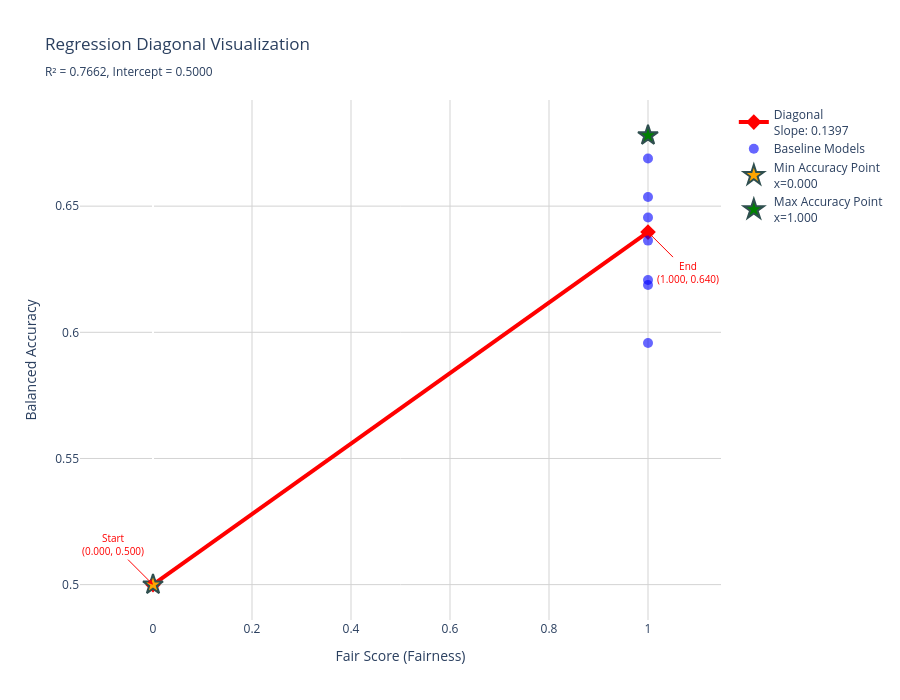

The notebook cell this image was saved under:
### Markdown cell above
## 3. Baseline Modeling and Data Preparation

Instead of connecting the raw baseline points to form the trade-off curve, we will model the general trend using a **linear regression**. This provides a smoother, more generalized representation of the inherent trade-off between accuracy and fairness for the baseline models. We define a function `get_regression_diagonal` to handle this calculation.

### Code cell
import numpy as np
from sklearn.linear_model import LinearRegression

def get_regression_diagonal_with_threshold(baseline_df, method='accuracy_threshold', 
                                          accuracy_target=None, percentile=85, range_fraction=0.67):
    """
    Calculates the start and end coordinates of a linear regression line
    based on the baseline model performance.
    
    Args:
        baseline_df (pd.DataFrame): DataFrame containing 'fairness' and 'balanced_acc' columns
        method (str): Method to determine diagonal endpoint:
            - 'mean': End at mean of fairness values (simple, robust)
            - 'harmonic_mean': End at harmonic mean (heavily weights low values)
            - 'weighted_mean': End at 60% of range (compromise between min and max)
            - 'range_fraction': End at fraction of fairness range (e.g., 2/3)
            - 'accuracy_threshold': End at point where regression crosses target accuracy
            - 'percentile': End at specified percentile of fairness
            - 'mean_plus_2_sqrt': End at mean(fairness) + 2 * sqrt(Var(fairness)), clipped to range
        accuracy_target (float): Target accuracy for 'accuracy_threshold' method
        percentile (int): Percentile for 'percentile' method (default: 85)
        range_fraction (float): Fraction of range for 'range_fraction' method (default: 0.67)
    
    Returns:
        tuple: ((x1, y1), (x2, y2)) - start and end points of diagonal
    """
    # Prepare the data for scikit-learn
    X = baseline_df[['fairness']]
    y = baseline_df['balanced_acc']
    
    # Create and fit the linear regression model
    model = LinearRegression()
    model.fit(X, y)
    
    # Start point: minimum fairness value
    x1 = baseline_df['fairness'].min()
    y1 = model.predict([[x1]])[0]
    
    # Get fairness range
    fair_min = baseline_df['fairness'].min()
    fair_max = baseline_df['fairness'].max()
    fair_range = fair_max - fair_min
    
    # Determine end point based on method
    if method == 'mean':
        x2 = baseline_df['fairness'].mean()
        y2 = model.predict([[x2]])[0]
        
    elif method == 'harmonic_mean':
        fairness_values = baseline_df['fairness'].values
        fairness_safe = np.where(fairness_values == 0, 0.001, fairness_values)
        x2 = len(fairness_safe) / np.sum(1.0 / fairness_safe)
        y2 = model.predict([[x2]])[0]
        
    elif method == 'weighted_mean':
        x2 = 0.4 * fair_min + 0.6 * fair_max
        y2 = model.predict([[x2]])[0]
    
    elif method == 'range_fraction':
        x2 = fair_min + (fair_range * range_fraction)
        y2 = model.predict([[x2]])[0]
        
    elif method == 'accuracy_threshold':
        if accuracy_target is None:
            accuracy_target = np.percentile(baseline_df['balanced_acc'], 75)
        slope = model.coef_[0]
        intercept = model.intercept_
        if slope != 0:
            x2 = (accuracy_target - intercept) / slope
            x2 = np.clip(x2, fair_min, fair_max)
        else:
            x2 = baseline_df['fairness'].mean()
        y2 = model.predict([[x2]])[0]
        
    elif method == 'percentile':
        x2 = np.percentile(baseline_df['fairness'], percentile)
        y2 = model.predict([[x2]])[0]

    elif method == 'mean_plus_2_sqrt':
        # Compute mean and (population) variance of fairness
        mu = float(baseline_df['fairness'].mean())
        var = float(baseline_df['fairness'].var(ddof=0))  # population variance
        # Guard against tiny negative due to numerical precision
        var = max(var, 0.0)
        x2_raw = mu + 2.0 * np.sqrt(var)
        # Clip to observed range to stay inside the data domain
        x2 = float(np.clip(x2_raw, fair_min, fair_max))
        y2 = model.predict([[x2]])[0]
    
    else:
        raise ValueError(f"Unknown method: {method}")
    
    return (x1, y1), (x2, y2)


def visualize_regression_diagonal(baseline_df, title="Regression Diagonal Visualization"):
    """
    Visualizes the regression diagonal on a 2D plot of balanced_acc vs fair_score.
    
    Args:
        baseline_df (pd.DataFrame): DataFrame with 'fairness' and 'balanced_acc' columns
        title (str): Plot title
    
    Returns:
        plotly.graph_objects.Figure: Interactive plotly figure
    """
    # Get the diagonal coordinates
    (x1, y1), (x2, y2) = get_regression_diagonal_with_threshold(baseline_df, method='accuracy_threshold')
    
    # Fit the full regression line for visualization
    X = baseline_df[['fairness']]
    y = baseline_df['balanced_acc']
    model = LinearRegression()
    model.fit(X, y)
    
    # Create points for the full regression line
    x_range = np.linspace(baseline_df['fairness'].min(), baseline_df['fairness'].max(), 100)
    y_pred = model.predict(x_range.reshape(-1, 1))
    
    # Find min and max accuracy points
    min_acc_idx = y.idxmin()
    max_acc_idx = y.idxmax()
    
    fig = go.Figure()
    
    
    # Add the diagonal (red, thick)
    fig.add_trace(go.Scatter(
        x=[x1, x2],
        y=[y1, y2],
        mode='lines+markers',
        line=dict(color='red', width=4),
        marker=dict(size=12, color='red', symbol='diamond'),
        name=f'Diagonal<br>Slope: {model.coef_[0]:.4f}',
        showlegend=True,
        hovertemplate='<b>Diagonal Point</b><br>Fairness: %{x:.3f}<br>Balanced Acc: %{y:.3f}<extra></extra>'
    ))
    
    # Add all baseline points
    fig.add_trace(go.Scatter(
        x=baseline_df['fairness'],
        y=baseline_df['balanced_acc'],
        mode='markers',
        marker=dict(size=10, color='blue', opacity=0.6),
        name='Baseline Models',
        text=baseline_df.index,
        hovertemplate='<b>Model: %{text}</b><br>Fairness: %{x:.3f}<br>Balanced Acc: %{y:.3f}<extra></extra>'
    ))
    
    # Highlight min accuracy point
    fig.add_trace(go.Scatter(
        x=[baseline_df.loc[min_acc_idx, 'fairness']],
        y=[baseline_df.loc[min_acc_idx, 'balanced_acc']],
        mode='markers',
        marker=dict(size=15, color='orange', symbol='star', line=dict(width=2, color='darkslategrey')),
        name=f'Min Accuracy Point<br>x={x1:.3f}',
        showlegend=True,
        hovertemplate='<b>Min Accuracy</b><br>Fairness: %{x:.3f}<br>Balanced Acc: %{y:.3f}<extra></extra>'
    ))
    
    # Highlight max accuracy point
    fig.add_trace(go.Scatter(
        x=[baseline_df.loc[max_acc_idx, 'fairness']],
        y=[baseline_df.loc[max_acc_idx, 'balanced_acc']],
        mode='markers',
        marker=dict(size=15, color='green', symbol='star', line=dict(width=2, color='darkslategrey')),
        name=f'Max Accuracy Point<br>x={x2:.3f}',
        showlegend=True,
        hovertemplate='<b>Max Accuracy</b><br>Fairness: %{x:.3f}<br>Balanced Acc: %{y:.3f}<extra></extra>'
    ))
    
    # Add annotations for the diagonal endpoints
    fig.add_annotation(
        x=x1, y=y1,
        text=f"Start<br>({x1:.3f}, {y1:.3f})",
        showarrow=True,
        arrowhead=2,
        arrowcolor="red",
        ax=-40, ay=-40,
        font=dict(color="red", size=10)
    )
    
    fig.add_annotation(
        x=x2, y=y2,
        text=f"End<br>({x2:.3f}, {y2:.3f})",
        showarrow=True,
        arrowhead=2,
        arrowcolor="red",
        ax=40, ay=40,
        font=dict(color="red", size=10)
    )
    
    # Calculate R² score
    r2_score = model.score(X, y)
    
    fig.update_layout(
        title=f"{title}<br><sub>R² = {r2_score:.4f}, Intercept = {model.intercept_:.4f}</sub>",
        xaxis_title="Fair Score (Fairness)",
        yaxis_title="Balanced Accuracy",
        plot_bgcolor='white',
        showlegend=True,
        hovermode='closest',
        width=900,
        height=700
    )
    
    fig.update_xaxes(showgrid=True, gridwidth=1, gridcolor='lightgray')
    fig.update_yaxes(showgrid=True, gridwidth=1, gridcolor='lightgray')

    return fig


fig = visualize_regression_diagonal(baseline_df)
fig.show()
# --- Prepare data for FAIREA analysis ---

# Extract raw baseline scores for normalization
base_accuracy = baseline_df['balanced_acc'].to_numpy()
base_fairness = baseline_df['fairness'].to_numpy()

# Create the dictionary of mitigation methods
methods = {
    row['model_clean']: (row['balanced_acc'], row['fairness']) 
    for _, row in methods_df.iterrows()
}

### Figure 1 — Plotly figure (JSON) as saved in the notebook; plotly's stock layout.template omitted (floating-point values rounded to 4 significant figures)
{"data": [{"hovertemplate": "<b>Diagonal Point</b><br>Fairness: %{x:.3f}<br>Balanced Acc: %{y:.3f}<extra></extra>", "line": {"color": "red", "width": 4}, "marker": {"color": "red", "size": 12, "symbol": "diamond"}, "mode": "lines+markers", "name": "Diagonal<br>Slope: 0.1397", "showlegend": true, "type": "scatter", "x": [0.0, 1.0], "y": [0.5, 0.6397]}, {"hovertemplate": "<b>Model: %{text}</b><br>Fairness: %{x:.3f}<br>Balanced Acc: %{y:.3f}<extra></extra>", "marker": {"color": "blue", "opacity": 0.6, "size": 10}, "mode": "markers", "name": "Baseline Models", "text": [0.0, 1.0, 2.0, 3.0, 4.0, 5.0, 6.0, 7.0, 8.0], "type": "scatter", "x": [0.0, 1.0, 1.0, 1.0, 1.0, 1.0, 1.0, 1.0, 1.0], "y": [0.5, 0.678, 0.5957, 0.6188, 0.6689, 0.6207, 0.6537, 0.6455, 0.6363]}, {"hovertemplate": "<b>Min Accuracy</b><br>Fairness: %{x:.3f}<br>Balanced Acc: %{y:.3f}<extra></extra>", "marker": {"color": "orange", "line": {"color": "darkslategrey", "width": 2}, "size": 15, "symbol": "star"}, "mode": "markers", "name": "Min Accuracy Point<br>x=0.000", "showlegend": true, "type": "scatter", "x": [0.0], "y": [0.5]}, {"hovertemplate": "<b>Max Accuracy</b><br>Fairness: %{x:.3f}<br>Balanced Acc: %{y:.3f}<extra></extra>", "marker": {"color": "green", "line": {"color": "darkslategrey", "width": 2}, "size": 15, "symbol": "star"}, "mode": "markers", "name": "Max Accuracy Point<br>x=1.000", "showlegend": true, "type": "scatter", "x": [1.0], "y": [0.678]}], "layout": {"annotations": [{"arrowcolor": "red", "arrowhead": 2, "ax": -40, "ay": -40, "font": {"color": "red", "size": 10}, "showarrow": true, "text": "Start<br>(0.000, 0.500)", "x": 0.0, "y": 0.5}, {"arrowcolor": "red", "arrowhead": 2, "ax": 40, "ay": 40, "font": {"color": "red", "size": 10}, "showarrow": true, "text": "End<br>(1.000, 0.640)", "x": 1.0, "y": 0.6397}], "height": 700, "hovermode": "closest", "plot_bgcolor": "white", "showlegend": true, "title": {"text": "Regression Diagonal Visualization<br><sub>R² = 0.7662, Intercept = 0.5000</sub>"}, "width": 900, "xaxis": {"gridcolor": "lightgray", "gridwidth": 1, "showgrid": true, "title": {"text": "Fair Score (Fairness)"}}, "yaxis": {"gridcolor": "lightgray", "gridwidth": 1, "showgrid": true, "title": {"text": "Balanced Accuracy"}}}}
